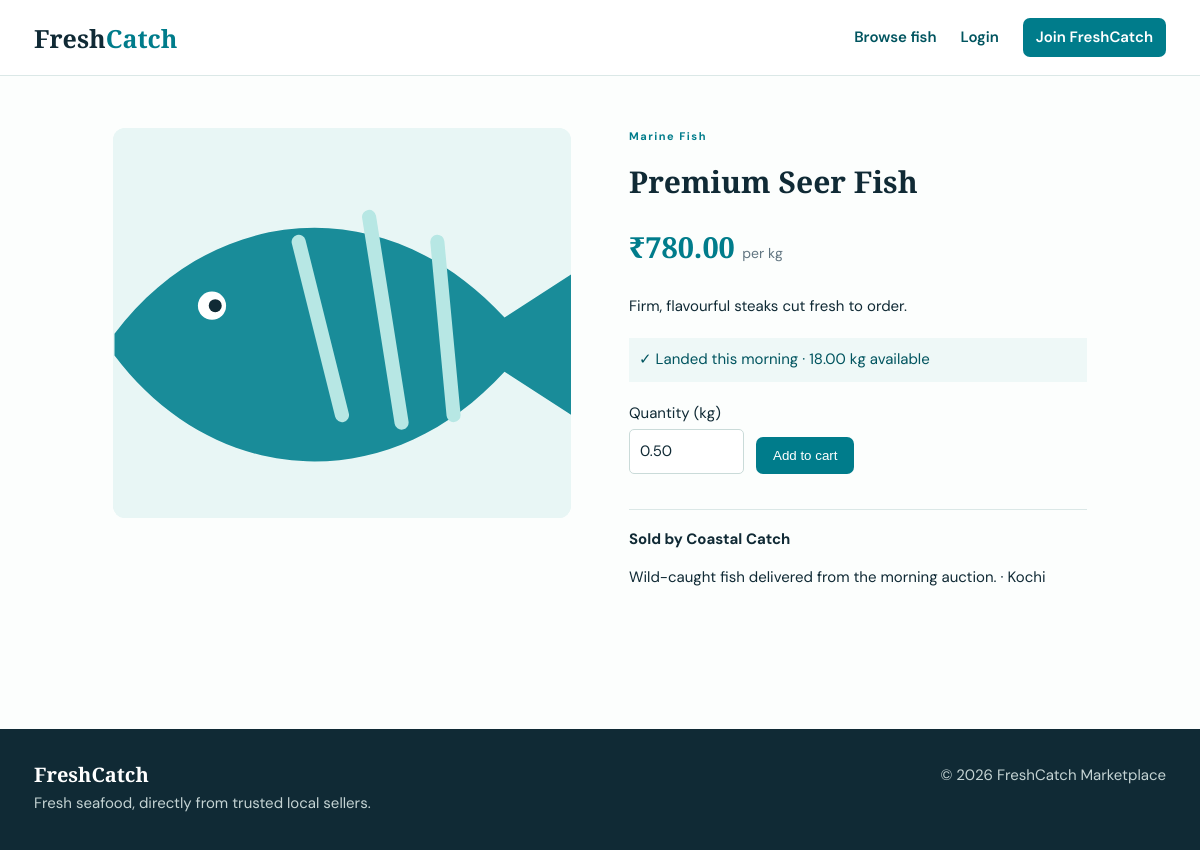
Screenshot of /product.php?id=1 with the database file from the repository.
### tables this page shows
CREATE TABLE products (
 id INT UNSIGNED AUTO_INCREMENT PRIMARY KEY, seller_id INT UNSIGNED NOT NULL, category_id INT UNSIGNED NOT NULL, name VARCHAR(140) NOT NULL,
 description TEXT NOT NULL, image_path VARCHAR(255), price DECIMAL(10,2) NOT NULL, stock DECIMAL(10,2) NOT NULL DEFAULT 0,
 min_quantity DECIMAL(10,2) NOT NULL DEFAULT 1, freshness_info VARCHAR(180), is_available TINYINT(1) DEFAULT 1,
 created_at TIMESTAMP DEFAULT CURRENT_TIMESTAMP, updated_at TIMESTAMP DEFAULT CURRENT_TIMESTAMP ON UPDATE CURRENT_TIMESTAMP,
 FOREIGN KEY(seller_id) REFERENCES seller_profiles(id) ON DELETE CASCADE, FOREIGN KEY(category_id) REFERENCES categories(id), INDEX(category_id), INDEX(seller_id), INDEX(price)
);

CREATE TABLE categories (id INT UNSIGNED AUTO_INCREMENT PRIMARY KEY, name VARCHAR(80) NOT NULL UNIQUE, description VARCHAR(255), is_active TINYINT(1) DEFAULT 1, created_at TIMESTAMP DEFAULT CURRENT_TIMESTAMP);

CREATE TABLE seller_profiles (
 id INT UNSIGNED AUTO_INCREMENT PRIMARY KEY, user_id INT UNSIGNED NOT NULL UNIQUE, shop_name VARCHAR(120) NOT NULL,
 description TEXT, location VARCHAR(150), approval_status ENUM('pending','approved','rejected') NOT NULL DEFAULT 'pending',
 approved_at DATETIME NULL, FOREIGN KEY(user_id) REFERENCES users(id) ON DELETE CASCADE
);

### includes/db.php (called while the page is built)
<?php require_once __DIR__.'/config.php';
function db(): PDO { static $pdo; if (!$pdo) { $pdo=new PDO('mysql:host='.DB_HOST.';dbname='.DB_NAME.';charset=utf8mb4',DB_USER,DB_PASS,[PDO::ATTR_ERRMODE=>PDO::ERRMODE_EXCEPTION,PDO::ATTR_DEFAULT_FETCH_MODE=>PDO::FETCH_ASSOC]); } return $pdo; }

### includes/functions.php (called while the page is built, shortened)
<?php require_once __DIR__.'/db.php';
function e($v): string { return htmlspecialchars((string)$v, ENT_QUOTES, 'UTF-8'); }
function url($path=''): string { return BASE_URL . '/' . ltrim($path,'/'); }

### product.php (the view, shortened to what this page needs)
<?php require 'includes/auth.php';$id=(int)($_GET['id']??0);$s=db()->prepare("SELECT p.*,sp.shop_name,sp.description shop_description,sp.location,c.name category,u.name seller_name FROM products p JOIN seller_profiles sp ON p.seller_id=sp.id JOIN users u ON sp.user_id=u.id JOIN categories c ON p.category_id=c.id WHERE p.id=? AND p.is_available=1 AND sp.approval_status='approved'");$s->execute([$id]);$p=$s->fetch();if(!$p){http_response_code(404);exit('Product not found');}
$pageTitle=$p['name'];require 'includes/header.php';?>
<div class="product-detail"><div class="detail-image"><?php if($p['image_path']):?><img src="<?=url($p['image_path'])?>" alt="<?=e($p['name'])?>"><?php else:?>🐟<?php endif;?></div><div><p class="eyebrow"><?=e($p['category'])?></p><h1><?=e($p['name'])?></h1><p class="detail-price">₹<?=number_format($p['price'],2)?> <small>per kg</small></p><p><?=nl2br(e($p['description']))?></p><div class="freshness">✓ <?=e($p['freshness_info']?:'Fresh and ready to order')?> · <?=e($p['stock'])?> kg available</div><form method="post" class="add-cart"><input type="hidden" name="csrf" value="<?=csrf()?>"><label>Quantity (kg)<input type="number" step="0.5" min="<?=$p['min_quantity']?>" max="<?=$p['stock']?>" name="quantity" value="<?=$p['min_quantity']?>"></label><button <?=!$p['stock']?'disabled':''?>>Add to cart</button></form><div class="shop-box"><strong>Sold by <?=e($p['shop_name'])?></strong><p><?=e($p['shop_description'])?> · <?=e($p['location'])?></p></div></div></div><?php require 'includes/footer.php'; ?>

### assets/css/style.css (style rules this page uses)
:root { --ink:#102a35;--muted:#617581;--sea:#007c8b;--deep:#00545f;--foam:#eef8f7;--coral:#f2634c;--line:#dbe8e7;--white:#fff }
* { box-sizing:border-box }
body { margin:0;color:var(--ink);font:15px/1.55 'DM Sans',sans-serif;background:#fcfefd }
button,.button { border:0;background:var(--sea);color:white;padding:11px 17px;border-radius:7px;font:600 14px inherit;cursor:pointer;display:inline-block }
.eyebrow { font-size:11px;font-weight:700;letter-spacing:1.5px;color:var(--sea);margin:0 0 9px }
.hero h1,h1,h2 { font-family:'Playfair Display';line-height:1.1 }
.product-image img,.thumb img,.detail-image img { width:100%;height:100%;object-fit:cover }
.filters input,.filters select,input,textarea,select { padding:10px;border:1px solid #cadbd9;border-radius:5px;background:#fff;font:inherit;color:var(--ink) }
.product-detail { display:grid;grid-template-columns:1fr 1fr;gap:58px;padding:52px 7% }
.detail-image { height:390px;background:var(--foam);display:grid;place-items:center;font-size:130px;border-radius:12px;overflow:hidden }
.detail-price { font:700 29px 'Playfair Display';color:var(--sea) }
.detail-price small { font:400 14px 'DM Sans';color:var(--muted) }
.freshness { background:var(--foam);padding:10px;color:var(--deep);margin:20px 0 }
.add-cart { display:flex;gap:12px;align-items:end }
.add-cart label { display:grid;gap:4px }
.add-cart input { width:115px }
.shop-box { margin-top:35px;border-top:1px solid var(--line);padding-top:18px }

### rows the page displays
products: image_path (picture), category.name "Marine Fish", name "Premium Seer Fish", price "780.00", description "Firm, flavourful steaks cut fresh to order.", freshness_info "Landed this morning", stock "18.00", quantity "0.50", seller.shop_name "Coastal Catch", seller.description "Wild-caught fish delivered from the morning auction.", seller.location "Kochi"
